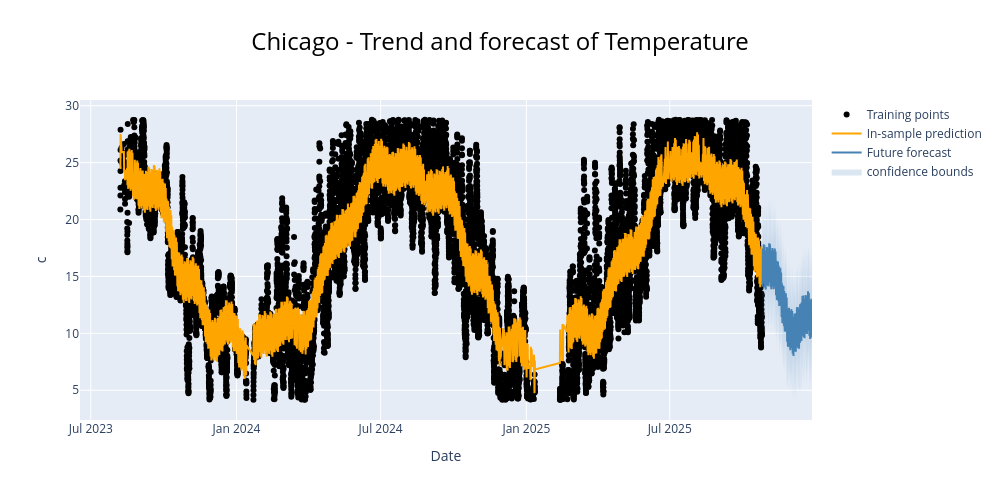

The code cell stored with this chart in its notebook:
### Code cell
# Predict
forecast = model.predict(future)

train_end = df['ds'].max()          # last date in the training set
future_only = forecast[forecast['ds'] > train_end]   # the *future* part
train_only  = forecast[forecast['ds'] <= train_end]  # the historical part
# train_only = train_only.resample('D', on='ds').mean().reset_index()

# Interactive forecast plot
fig = go.Figure()

# Historical
fig.add_trace(go.Scatter(x=df['ds'], y=df['y'],
                        mode='markers', name='Training points',
                        marker=dict(color='black')))

#historial forecast
fig.add_trace(go.Scatter(x=train_only['ds'], 
                            y=train_only['yhat'],
                            mode='lines', name='In-sample prediction',
                            line=dict(color='orange')))

# Future forecast
fig.add_trace(go.Scatter(x=future_only['ds'], y=future_only['yhat'],
                        mode='lines', name='Future forecast',
                        line=dict(color='steelblue')))

# Confidence band
fig.add_trace(go.Scatter(x=list(future_only['ds']) + list(future_only['ds'])[::-1],
                        y=list(future_only['yhat_upper']) + list(future_only['yhat_lower'])[::-1],
                        fill='toself', fillcolor='rgba(70, 130, 180, 0.2)',
                        line=dict(color='rgba(255,255,255,0)'),
                        name='confidence bounds',
                        hoverinfo='skip', showlegend=True))

fig.update_layout(title=dict(text=f"{city_name} - Trend and forecast of {pollutant_name[pollutant]}",
                        x=0.5,
                        font=dict(color='black', size=24)),
                xaxis_title='Date', yaxis_title=units[pollutant], width=1000, height=500)

fig.show()

### Figure 1 — Plotly figure (JSON) as saved in the notebook; plotly's stock layout.template omitted (floating-point values rounded to 4 significant figures; data arrays with more than 128 entries replaced by an {"elided": "..."} marker saying what was removed)
{"data": [{"marker": {"color": "black"}, "mode": "markers", "name": "Training points", "type": "scatter", "x": {"elided": "15663 str values"}, "y": {"elided": "15663 float values"}}, {"line": {"color": "orange"}, "mode": "lines", "name": "In-sample prediction", "type": "scatter", "x": {"elided": "15662 str values"}, "y": {"elided": "15662 float values"}}, {"line": {"color": "steelblue"}, "mode": "lines", "name": "Future forecast", "type": "scatter", "x": {"elided": "1500 str values"}, "y": {"elided": "1500 float values"}}, {"fill": "toself", "fillcolor": "rgba(70, 130, 180, 0.2)", "hoverinfo": "skip", "line": {"color": "rgba(255,255,255,0)"}, "name": "confidence bounds", "showlegend": true, "type": "scatter", "x": {"elided": "3000 str values"}, "y": {"elided": "3000 float values"}}], "layout": {"height": 500, "title": {"font": {"color": "black", "size": 24}, "text": "Chicago - Trend and forecast of Temperature", "x": 0.5}, "width": 1000, "xaxis": {"title": {"text": "Date"}}, "yaxis": {"title": {"text": "c"}}}}
